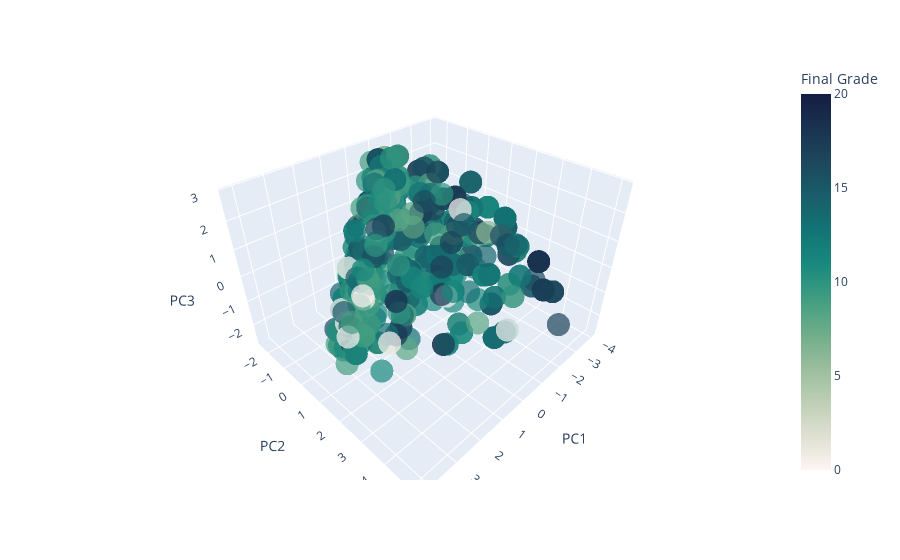

Notebook cell for this chart:
### Code cell
fig = px.scatter_3d(
    x=df_pca["PC1"],
    y=df_pca["PC2"],
    z=df_pca["PC3"],
    color=df["G3"],
    opacity=0.7,
    color_continuous_scale="tempo",
)

fig.update_layout(
    scene=dict(xaxis_title="PC1", yaxis_title="PC2", zaxis_title="PC3"),
    coloraxis_colorbar=dict(title="Final Grade"),
)
fig.update_traces(mode="markers")
fig.show()

### Figure 1 — Plotly figure (JSON) as saved in the notebook; plotly's stock layout.template omitted (floating-point values rounded to 4 significant figures; data arrays with more than 128 entries replaced by an {"elided": "..."} marker saying what was removed)
{"data": [{"hovertemplate": "x=%{x}<br>y=%{y}<br>z=%{z}<br>color=%{marker.color}<extra></extra>", "legendgroup": "", "marker": {"color": {"elided": "1044 int values"}, "coloraxis": "coloraxis", "opacity": 0.7, "symbol": "circle"}, "mode": "markers", "name": "", "scene": "scene", "showlegend": false, "type": "scatter3d", "x": {"elided": "1044 float values"}, "y": {"elided": "1044 float values"}, "z": {"elided": "1044 float values"}}], "layout": {"coloraxis": {"colorbar": {"title": {"text": "Final Grade"}}, "colorscale": [[0, "rgb(254, 245, 244)"], [0.09091, "rgb(222, 224, 210)"], [0.1818, "rgb(189, 206, 181)"], [0.2727, "rgb(153, 189, 156)"], [0.3636, "rgb(110, 173, 138)"], [0.4545, "rgb(65, 157, 129)"], [0.5455, "rgb(25, 137, 125)"], [0.6364, "rgb(18, 116, 117)"], [0.7273, "rgb(25, 94, 106)"], [0.8182, "rgb(28, 72, 93)"], [0.9091, "rgb(25, 51, 80)"], [1, "rgb(20, 29, 67)"]]}, "legend": {"tracegroupgap": 0}, "margin": {"t": 60}, "scene": {"domain": {"x": [0, 1], "y": [0, 1]}, "xaxis": {"title": {"text": "PC1"}}, "yaxis": {"title": {"text": "PC2"}}, "zaxis": {"title": {"text": "PC3"}}}}}
